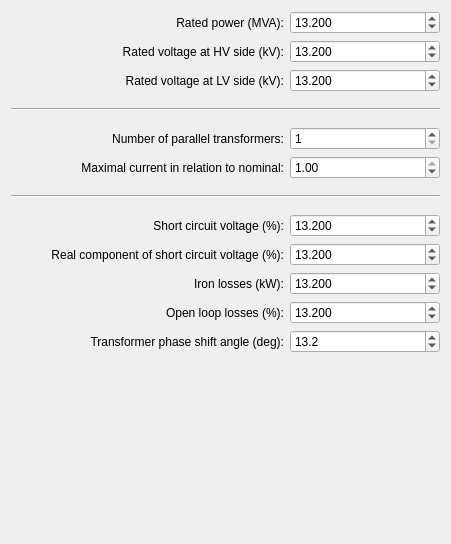
     <widget class="QWidget" name="tab">
      <attribute name="title">
       <string>General</string>
      </attribute>
      <layout class="QVBoxLayout" name="verticalLayout_3">
       <item>
        <layout class="QHBoxLayout" name="horizontalLayout">
         <item>
          <spacer name="horizontalSpacer_9">
           <property name="orientation">
            <enum>Qt::Horizontal</enum>
           </property>
           <property name="sizeHint" stdset="0">
            <size>
             <width>40</width>
             <height>20</height>
            </size>
           </property>
          </spacer>
         </item>
         <item>
          <widget class="QLabel" name="label">
           <property name="text">
            <string>Rated power (MVA):</string>
           </property>
           <property name="alignment">
            <set>Qt::AlignRight|Qt::AlignTrailing|Qt::AlignVCenter</set>
           </property>
          </widget>
         </item>
         <item>
          <widget class="QDoubleSpinBox" name="sn_mva">
           <property name="minimumSize">
            <size>
             <width>150</width>
             <height>0</height>
            </size>
           </property>
           <property name="decimals">
            <number>3</number>
           </property>
           <property name="minimum">
            <double>0.001000000000000</double>
           </property>
           <property name="maximum">
            <double>1000.000000000000000</double>
           </property>
           <property name="singleStep">
            <double>10.000000000000000</double>
           </property>
           <property name="value">
            <double>13.199999999999999</double>
           </property>
          </widget>
         </item>
        </layout>
       </item>
       <item>
        <layout class="QHBoxLayout" name="horizontalLayout_2">
         <item>
          <spacer name="horizontalSpacer_10">
           <property name="orientation">
            <enum>Qt::Horizontal</enum>
           </property>
           <property name="sizeHint" stdset="0">
            <size>
             <width>40</width>
             <height>20</height>
            </size>
           </property>
          </spacer>
         </item>
         <item>
          <widget class="QLabel" name="label_2">
           <property name="text">
            <string>Rated voltage at HV side (kV):</string>
           </property>
           <property name="alignment">
            <set>Qt::AlignRight|Qt::AlignTrailing|Qt::AlignVCenter</set>
           </property>
          </widget>
         </item>
         <item>
          <widget class="QDoubleSpinBox" name="vn_hv_kv">
           <property name="minimumSize">
            <size>
             <width>150</width>
             <height>0</height>
            </size>
           </property>
           <property name="decimals">
            <number>3</number>
           </property>
           <property name="minimum">
            <double>0.001000000000000</double>
           </property>
           <property name="maximum">
            <double>1000.000000000000000</double>
           </property>
           <property name="singleStep">
            <double>10.000000000000000</double>
           </property>
           <property name="value">
            <double>13.199999999999999</double>
           </property>
          </widget>
         </item>
        </layout>
       </item>
       <item>
        <layout class="QHBoxLayout" name="horizontalLayout_3">
         <item>
          <spacer name="horizontalSpacer_11">
           <property name="orientation">
            <enum>Qt::Horizontal</enum>
           </property>
           <property name="sizeHint" stdset="0">
            <size>
             <width>40</width>
             <height>20</height>
            </size>
           </property>
          </spacer>
         </item>
         <item>
          <widget class="QLabel" name="label_3">
           <property name="text">
            <string>Rated voltage at LV side (kV):</string>
           </property>
           <property name="alignment">
            <set>Qt::AlignRight|Qt::AlignTrailing|Qt::AlignVCenter</set>
           </property>
          </widget>
         </item>
         <item>
          <widget class="QDoubleSpinBox" name="vn_lv_kv">
           <property name="minimumSize">
            <size>
             <width>150</width>
             <height>0</height>
            </size>
           </property>
           <property name="decimals">
            <number>3</number>
           </property>
           <property name="minimum">
            <double>0.001000000000000</double>
           </property>
           <property name="maximum">
            <double>1000.000000000000000</double>
           </property>
           <property name="singleStep">
            <double>10.000000000000000</double>
           </property>
           <property name="value">
            <double>13.199999999999999</double>
           </property>
          </widget>
         </item>
        </layout>
       </item>
       <item>
        <spacer name="verticalSpacer_3">
         <property name="orientation">
          <enum>Qt::Vertical</enum>
         </property>
         <property name="sizeType">
          <enum>QSizePolicy::Fixed</enum>
         </property>
         <property name="sizeHint" stdset="0">
          <size>
           <width>20</width>
           <height>10</height>
          </size>
         </property>
        </spacer>
       </item>
       <item>
        <widget class="Line" name="line_4">
         <property name="orientation">
          <enum>Qt::Horizontal</enum>
         </property>
        </widget>
       </item>
       <item>
        <spacer name="verticalSpacer_4">
         <property name="orientation">
          <enum>Qt::Vertical</enum>
         </property>
         <property name="sizeType">
          <enum>QSizePolicy::Fixed</enum>
         </property>
         <property name="sizeHint" stdset="0">
          <size>
           <width>20</width>
           <height>10</height>
          </size>
         </property>
        </spacer>
       </item>
       <item>
        <layout class="QHBoxLayout" name="horizontalLayout_26">
         <item>
          <spacer name="horizontalSpacer_12">
           <property name="orientation">
            <enum>Qt::Horizontal</enum>
           </property>
           <property name="sizeHint" stdset="0">
            <size>
             <width>40</width>
             <height>20</height>
            </size>
           </property>
          </spacer>
         </item>
         <item>
          <widget class="QLabel" name="label_25">
           <property name="text">
            <string>Number of parallel transformers:</string>
           </property>
           <property name="alignment">
            <set>Qt::AlignRight|Qt::AlignTrailing|Qt::AlignVCenter</set>
           </property>
          </widget>
         </item>
         <item>
          <widget class="QDoubleSpinBox" name="parallel">
           <property name="minimumSize">
            <size>
             <width>150</width>
             <height>0</height>
            </size>
           </property>
           <property name="decimals">
            <number>0</number>
           </property>
           <property name="minimum">
            <double>1.000000000000000</double>
           </property>
           <property name="maximum">
            <double>10.000000000000000</double>
           </property>
           <property name="singleStep">
            <double>1.000000000000000</double>
           </property>
           <property name="value">
            <double>1.000000000000000</double>
           </property>
          </widget>
         </item>
        </layout>
       </item>
       <item>
        <layout class="QHBoxLayout" name="horizontalLayout_27">
         <item>
          <spacer name="horizontalSpacer_13">
           <property name="orientation">
            <enum>Qt::Horizontal</enum>
           </property>
           <property name="sizeHint" stdset="0">
            <size>
             <width>40</width>
             <height>20</height>
            </size>
           </property>
          </spacer>
         </item>
         <item>
          <widget class="QLabel" name="label_26">
           <property name="text">
            <string>Maximal current in relation to nominal:</string>
           </property>
           <property name="alignment">
            <set>Qt::AlignRight|Qt::AlignTrailing|Qt::AlignVCenter</set>
           </property>
          </widget>
         </item>
         <item>
          <widget class="QDoubleSpinBox" name="df">
           <property name="minimumSize">
            <size>
             <width>150</width>
             <height>0</height>
            </size>
           </property>
           <property name="decimals">
            <number>2</number>
           </property>
           <property name="minimum">
            <double>0.010000000000000</double>
           </property>
           <property name="maximum">
            <double>1.000000000000000</double>
           </property>
           <property name="singleStep">
            <double>0.010000000000000</double>
           </property>
           <property name="value">
            <double>1.000000000000000</double>
           </property>
          </widget>
         </item>
        </layout>
       </item>
       <item>
        <spacer name="verticalSpacer_19">
         <property name="orientation">
          <enum>Qt::Vertical</enum>
         </property>
         <property name="sizeType">
          <enum>QSizePolicy::Fixed</enum>
         </property>
         <property name="sizeHint" stdset="0">
          <size>
           <width>20</width>
           <height>10</height>
          </size>
         </property>
        </spacer>
       </item>
       <item>
        <widget class="Line" name="line_5">
         <property name="orientation">
          <enum>Qt::Horizontal</enum>
         </property>
        </widget>
       </item>
       <item>
        <spacer name="verticalSpacer_18">
         <property name="orientation">
          <enum>Qt::Vertical</enum>
         </property>
         <property name="sizeType">
          <enum>QSizePolicy::Fixed</enum>
         </property>
         <property name="sizeHint" stdset="0">
          <size>
           <width>20</width>
           <height>10</height>
          </size>
         </property>
        </spacer>
       </item>
       <item>
        <layout class="QHBoxLayout" name="horizontalLayout_5">
         <item>
          <spacer name="horizontalSpacer_14">
           <property name="orientation">
            <enum>Qt::Horizontal</enum>
           </property>
           <property name="sizeHint" stdset="0">
            <size>
             <width>40</width>
             <height>20</height>
            </size>
           </property>
          </spacer>
         </item>
         <item>
          <widget class="QLabel" name="label_5">
           <property name="text">
            <string>Short circuit voltage (%):</string>
           </property>
           <property name="alignment">
            <set>Qt::AlignRight|Qt::AlignTrailing|Qt::AlignVCenter</set>
           </property>
          </widget>
         </item>
         <item>
          <widget class="QDoubleSpinBox" name="vk_percent">
           <property name="minimumSize">
            <size>
             <width>150</width>
             <height>0</height>
            </size>
           </property>
           <property name="decimals">
            <number>3</number>
           </property>
           <property name="minimum">
            <double>0.001000000000000</double>
           </property>
           <property name="maximum">
            <double>100.000000000000000</double>
           </property>
           <property name="singleStep">
            <double>10.000000000000000</double>
           </property>
           <property name="value">
            <double>13.199999999999999</double>
           </property>
          </widget>
         </item>
        </layout>
       </item>
       <item>
        <layout class="QHBoxLayout" name="horizontalLayout_4">
         <item>
          <spacer name="horizontalSpacer_15">
           <property name="orientation">
            <enum>Qt::Horizontal</enum>
           </property>
           <property name="sizeHint" stdset="0">
            <size>
             <width>40</width>
             <height>20</height>
            </size>
           </property>
          </spacer>
         </item>
         <item>
          <widget class="QLabel" name="label_4">
           <property name="text">
            <string>Real component of short circuit voltage (%):</string>
           </property>
           <property name="alignment">
            <set>Qt::AlignRight|Qt::AlignTrailing|Qt::AlignVCenter</set>
           </property>
          </widget>
         </item>
         <item>
          <widget class="QDoubleSpinBox" name="vkr_percent">
           <property name="minimumSize">
            <size>
             <width>150</width>
             <height>0</height>
            </size>
           </property>
           <property name="decimals">
            <number>3</number>
           </property>
           <property name="minimum">
            <double>0.000000000000000</double>
           </property>
           <property name="maximum">
            <double>100.000000000000000</double>
           </property>
           <property name="singleStep">
            <double>10.000000000000000</double>
           </property>
           <property name="value">
            <double>13.199999999999999</double>
           </property>
          </widget>
         </item>
        </layout>
       </item>
       <item>
        <layout class="QHBoxLayout" name="horizontalLayout_8">
         <item>
          <spacer name="horizontalSpacer_16">
           <property name="orientation">
            <enum>Qt::Horizontal</enum>
           </property>
           <property name="sizeHint" stdset="0">
            <size>
             <width>40</width>
             <height>20</height>
            </size>
           </property>
          </spacer>
         </item>
         <item>
          <widget class="QLabel" name="label_6">
           <property name="text">
            <string>Iron losses (kW):</string>
           </property>
           <property name="alignment">
            <set>Qt::AlignRight|Qt::AlignTrailing|Qt::AlignVCenter</set>
           </property>
          </widget>
         </item>
         <item>
          <widget class="QDoubleSpinBox" name="pfe_kw">
           <property name="minimumSize">
            <size>
             <width>150</width>
             <height>0</height>
            </size>
           </property>
           <property name="decimals">
            <number>3</number>
           </property>
           <property name="minimum">
            <double>0.000000000000000</double>
           </property>
           <property name="maximum">
            <double>1000.000000000000000</double>
           </property>
           <property name="singleStep">
            <double>10.000000000000000</double>
           </property>
           <property name="value">
            <double>13.199999999999999</double>
           </property>
          </widget>
         </item>
        </layout>
       </item>
       <item>
        <layout class="QHBoxLayout" name="horizontalLayout_9">
         <item>
          <spacer name="horizontalSpacer_17">
           <property name="orientation">
            <enum>Qt::Horizontal</enum>
           </property>
           <property name="sizeHint" stdset="0">
            <size>
             <width>40</width>
             <height>20</height>
            </size>
           </property>
          </spacer>
         </item>
         <item>
          <widget class="QLabel" name="label_7">
           <property name="text">
            <string>Open loop losses (%):</string>
           </property>
           <property name="alignment">
            <set>Qt::AlignRight|Qt::AlignTrailing|Qt::AlignVCenter</set>
           </property>
          </widget>
         </item>
         <item>
          <widget class="QDoubleSpinBox" name="i0_percent">
           <property name="minimumSize">
            <size>
             <width>150</width>
             <height>0</height>
            </size>
           </property>
           <property name="decimals">
            <number>3</number>
           </property>
           <property name="minimum">
            <double>0.000000000000000</double>
           </property>
           <property name="maximum">
            <double>100.000000000000000</double>
           </property>
           <property name="singleStep">
            <double>10.000000000000000</double>
           </property>
           <property name="value">
            <double>13.199999999999999</double>
           </property>
          </widget>
         </item>
        </layout>
       </item>
       <item>
        <layout class="QHBoxLayout" name="horizontalLayout_10">
         <item>
          <spacer name="horizontalSpacer_18">
           <property name="orientation">
            <enum>Qt::Horizontal</enum>
           </property>
           <property name="sizeHint" stdset="0">
            <size>
             <width>40</width>
             <height>20</height>
            </size>
           </property>
          </spacer>
         </item>
         <item>
          <widget class="QLabel" name="label_12">
           <property name="text">
            <string>Transformer phase shift angle (deg):</string>
           </property>
           <property name="alignment">
            <set>Qt::AlignRight|Qt::AlignTrailing|Qt::AlignVCenter</set>
           </property>
          </widget>
         </item>
         <item>
          <widget class="QDoubleSpinBox" name="shift_degree">
           <property name="minimumSize">
            <size>
             <width>150</width>
             <height>0</height>
            </size>
           </property>
           <property name="decimals">
            <number>1</number>
           </property>
           <property name="minimum">
            <double>-360.000000000000000</double>
           </property>
           <property name="maximum">
            <double>360.000000000000000</double>
           </property>
           <property name="singleStep">
            <double>30.000000000000000</double>
           </property>
           <property name="value">
            <double>13.199999999999999</double>
           </property>
          </widget>
         </item>
        </layout>
       </item>
       <item>
        <spacer name="verticalSpacer_2">
         <property name="orientation">
          <enum>Qt::Vertical</enum>
         </property>
         <property name="sizeType">
          <enum>QSizePolicy::Expanding</enum>
         </property>
         <property name="sizeHint" stdset="0">
          <size>
           <width>20</width>
           <height>180</height>
          </size>
         </property>
        </spacer>
       </item>
      </layout>
     </widget>
